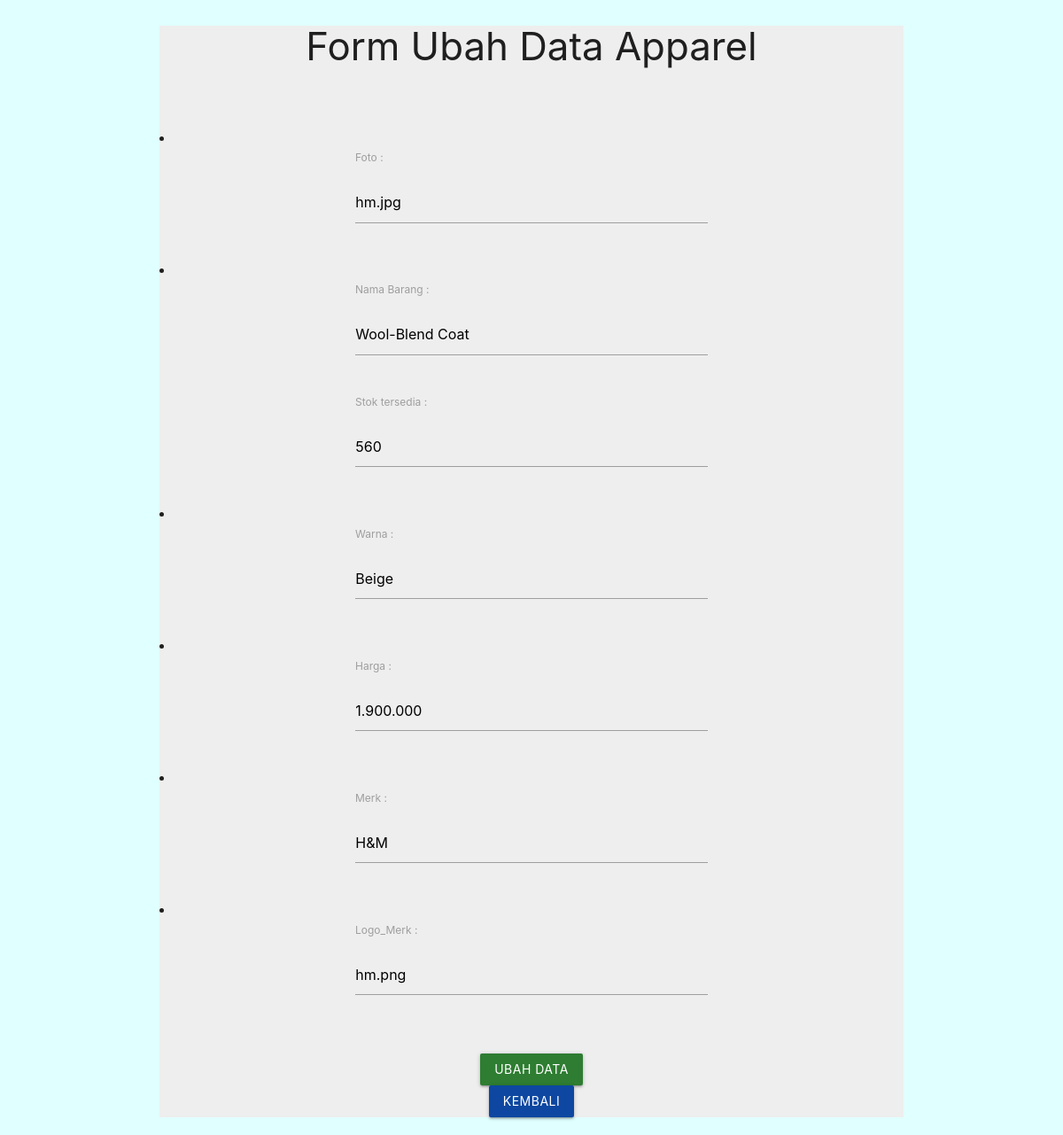
Screenshot of /latihan7b/php/ubah.php?id=1 with the database file from the repository.
### tables this page shows
CREATE TABLE `apparel` (
  `id` int(11) NOT NULL,
  `foto` varchar(100) NOT NULL,
  `nama_barang` varchar(100) NOT NULL,
  `stok_tersedia` int(10) NOT NULL,
  `warna` varchar(100) NOT NULL,
  `harga` varchar(100) NOT NULL,
  `merk` varchar(100) NOT NULL,
  `logo_merk` varchar(100) NOT NULL
);

### latihan7b/php/functions.php (called while the page is built, shortened)
<?php
    function koneksi() {
        $conn = mysqli_connect("localhost","root", "") or die ("koneksi ke DB gagal");
        mysqli_select_db($conn, "tubes_193040175") or die ("Database salah!");
        return $conn;
    }
    function query($sql) {
        $conn = koneksi();
        $result = mysqli_query($conn,"$sql");
        $rows = [];
        while ($row = mysqli_fetch_assoc($result)) {
            $rows[] = $row;
        }
        return $rows;
    }
?>

### latihan7b/php/ubah.php (the view, shortened to what this page needs)
<?php
require 'functions.php';
$id = $_GET['id'];
$apparel = query("SELECT * FROM apparel WHERE id = '$id'")[0];
?>
<!DOCTYPE html>
<html lang="en">
<head>
  <link type="text/css" rel="stylesheet" href="../css/materialize.min.css" media="screen,projection" />
</head>
<body style="background-color: lightcyan;">
  <div class="container grey lighten-3">
      <h3 style="text-align: center;">Form Ubah Data Apparel</h3>
    <div class="row">
      <form action="" method="POST">
        <div class="row">
          <div class="input-field col s6 offset-s3">
          </div>
        </div>
        <li>
          <div class="row">
            <div class="input-field col s6 offset-s3">
              <label for="foto">Foto :</label><br>
              <input type="text" name="foto" id="foto" required value="<?= $apparel['foto']; ?>">
            </div>
          </div>
        </li>
        <li>
          <div class="row">
            <div class="input-field col s6 offset-s3">
              <label for="nama_barang">Nama Barang :</label><br>
              <input type="text" name="nama_barang" id="nama_barang" required value="<?= $apparel['nama_barang']; ?>">
            </div>
          </div>
        </li>
          <div class="row">
            <div class="input-field col s6 offset-s3">
              <label for="stok_tersedia">Stok tersedia :</label><br>
              <input type="text" name="stok_tersedia" id="stok_tersedia" required value="<?= $apparel['stok_tersedia']; ?>">
            </div>
          </div>
        <li>
          <div class="row">
            <div class="input-field col s6 offset-s3">
              <label for="warna">Warna :</label><br>
              <input type="text" name="warna" id="warna" required value="<?= $apparel['warna']; ?>">
            </div>
          </div>
        </li>
        <li>
          <div class="row">
            <div class="input-field col s6 offset-s3">
              <label for="harga">Harga :</label><br>
              <input type="text" name="harga" id="harga" required value="<?= $apparel['harga']; ?>">
            </div>
          </div>
        </li>
        <li>
          <div class="row">
            <div class="input-field col s6 offset-s3">
              <label for="merk">Merk :</label><br>
              <input type="text" name="merk" id="merk" required value="<?= $apparel['merk']; ?>">
            </div>
          </div>
        </li>
        <li>
          <div class="row">
            <div class="input-field col s6 offset-s3">
              <label for="logo_merk">Logo_Merk :</label><br>
              <input type="text" name="logo_merk" id="logo_merk" required value="<?= $apparel['logo_merk']; ?>">
            </div>
          </div>
        </li>
        <br>
        <center><button class="waves-effect green darken-3 btn" type="submit" name="ubah">Ubah Data</button></center>
        <center><a class="waves-effect blue darken-4 btn" href="admin.php">Kembali</a></center>
      </form>
    </div>
  </div>
</body>
</html>

### rows the page displays
apparel: foto "hm.jpg", nama_barang "Wool-Blend Coat", stok_tersedia "560", warna "Beige", harga "1.900.000", merk "H&M", logo_merk "hm.png"
